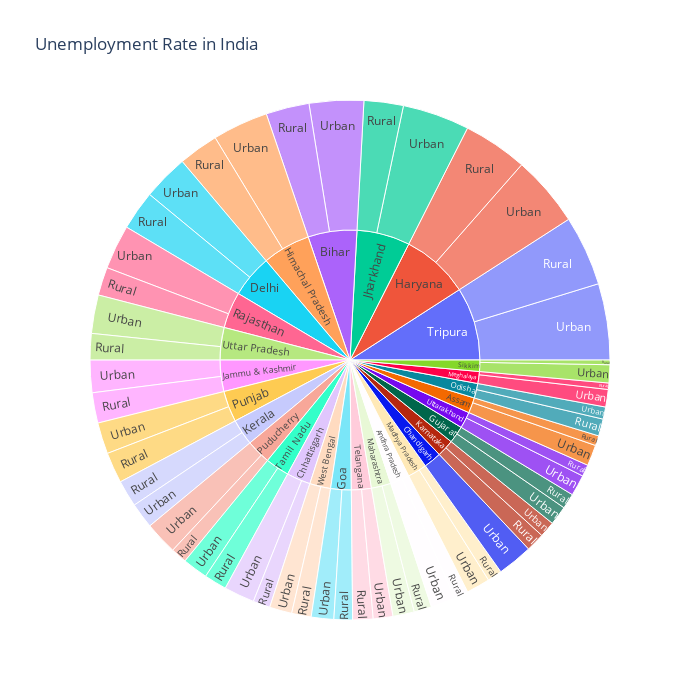

Source (notebook cell):
### Code cell
unemployment= df1[["Region","Area","Estimated Unemployment Rate (%)"]]
figure=px.sunburst(unemployment, path=["Region","Area"], values="Estimated Unemployment Rate (%)",
                  width=700, height=700,color_continuous_scale="RdY1Gn",
                   title="Unemployment Rate in India")
figure.show()

### Figure 1 — Plotly figure (JSON) as saved in the notebook; plotly's stock layout.template omitted (floating-point values rounded to 4 significant figures)
{"data": [{"branchvalues": "total", "domain": {"x": [0, 1], "y": [0, 1]}, "hovertemplate": "labels=%{label}<br>Estimated Unemployment Rate (%)=%{value}<br>parent=%{parent}<br>id=%{id}<extra></extra>", "ids": ["Andhra Pradesh/Rural", "Assam/Rural", "Bihar/Rural", "Chhattisgarh/Rural", "Delhi/Rural", "Goa/Rural", "Gujarat/Rural", "Haryana/Rural", "Himachal Pradesh/Rural", "Jammu & Kashmir/Rural", "Jharkhand/Rural", "Karnataka/Rural", "Kerala/Rural", "Madhya Pradesh/Rural", "Maharashtra/Rural", "Meghalaya/Rural", "Odisha/Rural", "Puducherry/Rural", "Punjab/Rural", "Rajasthan/Rural", "Sikkim/Rural", "Tamil Nadu/Rural", "Telangana/Rural", "Tripura/Rural", "Uttar Pradesh/Rural", "Uttarakhand/Rural", "West Bengal/Rural", "Andhra Pradesh/Urban", "Assam/Urban", "Bihar/Urban", "Chandigarh/Urban", "Chhattisgarh/Urban", "Delhi/Urban", "Goa/Urban", "Gujarat/Urban", "Haryana/Urban", "Himachal Pradesh/Urban", "Jammu & Kashmir/Urban", "Jharkhand/Urban", "Karnataka/Urban", "Kerala/Urban", "Madhya Pradesh/Urban", "Maharashtra/Urban", "Meghalaya/Urban", "Odisha/Urban", "Puducherry/Urban", "Punjab/Urban", "Rajasthan/Urban", "Sikkim/Urban", "Tamil Nadu/Urban", "Telangana/Urban", "Tripura/Urban", "Uttar Pradesh/Urban", "Uttarakhand/Urban", "West Bengal/Urban", "Andhra Pradesh", "Assam", "Bihar", "Chandigarh", "Chhattisgarh", "Delhi", "Goa", "Gujarat", "Haryana", "Himachal Pradesh", "Jammu & Kashmir", "Jharkhand", "Karnataka", "Kerala", "Madhya Pradesh", "Maharashtra", "Meghalaya", "Odisha", "Puducherry", "Punjab", "Rajasthan", "Sikkim", "Tamil Nadu", "Telangana", "Tripura", "Uttar Pradesh", "Uttarakhand", "West Bengal"], "labels": ["Rural", "Rural", "Rural", "Rural", "Rural", "Rural", "Rural", "Rural", "Rural", "Rural", "Rural", "Rural", "Rural", "Rural", "Rural", "Rural", "Rural", "Rural", "Rural", "Rural", "Rural", "Rural", "Rural", "Rural", "Rural", "Rural", "Rural", "Urban", "Urban", "Urban", "Urban", "Urban", "Urban", "Urban", "Urban", "Urban", "Urban", "Urban", "Urban", "Urban", "Urban", "Urban", "Urban", "Urban", "Urban", "Urban", "Urban", "Urban", "Urban", "Urban", "Urban", "Urban", "Urban", "Urban", "Urban", "Andhra Pradesh", "Assam", "Bihar", "Chandigarh", "Chhattisgarh", "Delhi", "Goa", "Gujarat", "Haryana", "Himachal Pradesh", "Jammu & Kashmir", "Jharkhand", "Karnataka", "Kerala", "Madhya Pradesh", "Maharashtra", "Meghalaya", "Odisha", "Puducherry", "Punjab", "Rajasthan", "Sikkim", "Tamil Nadu", "Telangana", "Tripura", "Uttar Pradesh", "Uttarakhand", "West Bengal"], "name": "", "parents": ["Andhra Pradesh", "Assam", "Bihar", "Chhattisgarh", "Delhi", "Goa", "Gujarat", "Haryana", "Himachal Pradesh", "Jammu & Kashmir", "Jharkhand", "Karnataka", "Kerala", "Madhya Pradesh", "Maharashtra", "Meghalaya", "Odisha", "Puducherry", "Punjab", "Rajasthan", "Sikkim", "Tamil Nadu", "Telangana", "Tripura", "Uttar Pradesh", "Uttarakhand", "West Bengal", "Andhra Pradesh", "Assam", "Bihar", "Chandigarh", "Chhattisgarh", "Delhi", "Goa", "Gujarat", "Haryana", "Himachal Pradesh", "Jammu & Kashmir", "Jharkhand", "Karnataka", "Kerala", "Madhya Pradesh", "Maharashtra", "Meghalaya", "Odisha", "Puducherry", "Punjab", "Rajasthan", "Sikkim", "Tamil Nadu", "Telangana", "Tripura", "Uttar Pradesh", "Uttarakhand", "West Bengal", "", "", "", "", "", "", "", "", "", "", "", "", "", "", "", "", "", "", "", "", "", "", "", "", "", "", "", ""], "type": "sunburst", "values": [77.37, 53.89, 234.8, 92.8, 213.6, 100.7, 82.84, 350.2, 217.1, 164.5, 213.1, 101.1, 144.8, 79.15, 95.34, 34.65, 92.58, 87.16, 166.9, 153.0, 25.4, 122.9, 110.1, 380.3, 142.9, 63.47, 106.0, 132.0, 113.2, 294.9, 191.9, 165.9, 248.2, 121.9, 103.8, 385.8, 302.1, 175.5, 363.3, 85.79, 138.7, 128.2, 116.3, 94.92, 65.84, 178.4, 169.9, 240.7, 97.84, 137.1, 106.6, 413.5, 208.5, 114.3, 121.5, 209.4, 167.1, 529.7, 191.9, 258.7, 461.9, 222.6, 186.6, 735.9, 519.1, 340.0, 576.4, 186.9, 283.5, 207.4, 211.6, 129.6, 158.4, 265.6, 336.9, 393.6, 123.2, 260.0, 216.7, 793.8, 351.4, 177.7, 227.5]}], "layout": {"height": 700, "legend": {"tracegroupgap": 0}, "title": {"text": "Unemployment Rate in India"}, "width": 700}}
